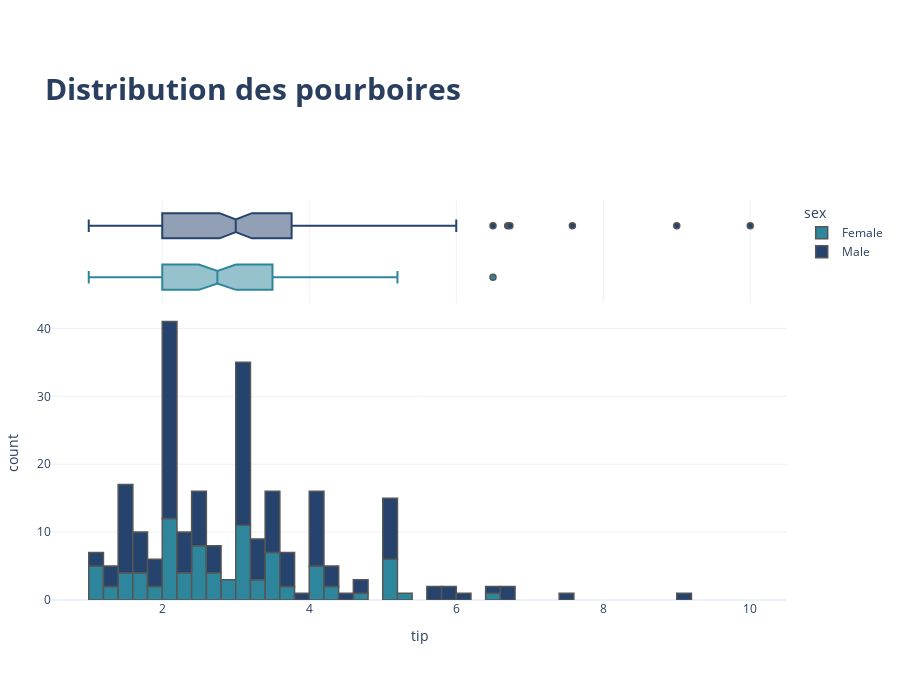

Notebook code cell kept with this figure:
### Code cell
fig = px.histogram(df, x="tip", color="sex", nbins=50, marginal="box", color_discrete_map=
                   {"Female": colors["BLUE7"],
                    "Male": colors["BLUE1"]
                    })
fig.update_traces(marker_line_color=GRAY3, marker_line_width=1.5)
fig.update_layout(
    template="plotly_white",
    title=dict(
        text="<b>Distribution des pourboires</b>",
        font_size=30,
        ),
    margin=dict(
        l=50,
        r=50,
        b=100,
        t=200
    ),
    width=900,
    height=700,
    showlegend=True)
fig.show()

### Figure 1 — Plotly figure (JSON) as saved in the notebook; plotly's stock layout.template omitted (floating-point values rounded to 4 significant figures; data arrays with more than 128 entries replaced by an {"elided": "..."} marker saying what was removed)
{"data": [{"bingroup": "x", "hovertemplate": "sex=Female<br>tip=%{x}<br>count=%{y}<extra></extra>", "legendgroup": "Female", "marker": {"color": "#2E869D", "line": {"color": "#555655", "width": 1.5}, "pattern": {"shape": ""}}, "name": "Female", "nbinsx": 50, "orientation": "v", "showlegend": true, "type": "histogram", "x": [1.01, 3.61, 5.0, 3.02, 1.67, 3.5, 2.75, 2.23, 3.0, 3.0, 2.45, 3.07, 2.6, 5.2, 1.5, 2.47, 1.0, 3.0, 3.14, 5.0, 2.2, 1.83, 5.17, 1.0, 4.3, 3.25, 2.5, 3.0, 2.5, 3.48, 4.08, 4.0, 1.0, 4.0, 3.5, 1.5, 1.8, 2.92, 1.68, 2.52, 4.2, 2.0, 2.0, 2.83, 1.5, 2.0, 3.25, 1.25, 2.0, 2.0, 2.75, 3.5, 5.0, 2.3, 1.5, 1.36, 1.63, 5.14, 3.75, 2.61, 2.0, 3.0, 1.61, 2.0, 4.0, 3.5, 3.5, 4.19, 5.0, 2.0, 2.01, 2.0, 2.5, 3.23, 2.23, 2.5, 6.5, 1.1, 3.09, 3.48, 3.0, 2.5, 2.0, 2.88, 4.67, 2.0, 3.0], "xaxis": "x", "yaxis": "y"}, {"hovertemplate": "sex=Female<br>tip=%{x}<extra></extra>", "legendgroup": "Female", "marker": {"color": "#2E869D", "line": {"color": "#555655", "width": 1.5}}, "name": "Female", "notched": true, "showlegend": false, "type": "box", "x": [1.01, 3.61, 5.0, 3.02, 1.67, 3.5, 2.75, 2.23, 3.0, 3.0, 2.45, 3.07, 2.6, 5.2, 1.5, 2.47, 1.0, 3.0, 3.14, 5.0, 2.2, 1.83, 5.17, 1.0, 4.3, 3.25, 2.5, 3.0, 2.5, 3.48, 4.08, 4.0, 1.0, 4.0, 3.5, 1.5, 1.8, 2.92, 1.68, 2.52, 4.2, 2.0, 2.0, 2.83, 1.5, 2.0, 3.25, 1.25, 2.0, 2.0, 2.75, 3.5, 5.0, 2.3, 1.5, 1.36, 1.63, 5.14, 3.75, 2.61, 2.0, 3.0, 1.61, 2.0, 4.0, 3.5, 3.5, 4.19, 5.0, 2.0, 2.01, 2.0, 2.5, 3.23, 2.23, 2.5, 6.5, 1.1, 3.09, 3.48, 3.0, 2.5, 2.0, 2.88, 4.67, 2.0, 3.0], "xaxis": "x2", "yaxis": "y2"}, {"bingroup": "x", "hovertemplate": "sex=Male<br>tip=%{x}<br>count=%{y}<extra></extra>", "legendgroup": "Male", "marker": {"color": "#25436C", "line": {"color": "#555655", "width": 1.5}, "pattern": {"shape": ""}}, "name": "Male", "nbinsx": 50, "orientation": "v", "showlegend": true, "type": "histogram", "x": {"elided": "157 float values"}, "xaxis": "x", "yaxis": "y"}, {"hovertemplate": "sex=Male<br>tip=%{x}<extra></extra>", "legendgroup": "Male", "marker": {"color": "#25436C", "line": {"color": "#555655", "width": 1.5}}, "name": "Male", "notched": true, "showlegend": false, "type": "box", "x": {"elided": "157 float values"}, "xaxis": "x2", "yaxis": "y2"}], "layout": {"barmode": "relative", "height": 700, "legend": {"title": {"text": "sex"}, "tracegroupgap": 0}, "margin": {"b": 100, "l": 50, "r": 50, "t": 200}, "showlegend": true, "title": {"font": {"size": 30}, "text": "<b>Distribution des pourboires</b>"}, "width": 900, "xaxis": {"anchor": "y", "domain": [0, 1], "title": {"text": "tip"}}, "xaxis2": {"anchor": "y2", "domain": [0, 1], "matches": "x", "showgrid": true, "showticklabels": false}, "yaxis": {"anchor": "x", "domain": [0, 0.7326], "title": {"text": "count"}}, "yaxis2": {"anchor": "x2", "domain": [0.7426, 1], "matches": "y2", "showgrid": false, "showline": false, "showticklabels": false, "ticks": ""}}}
